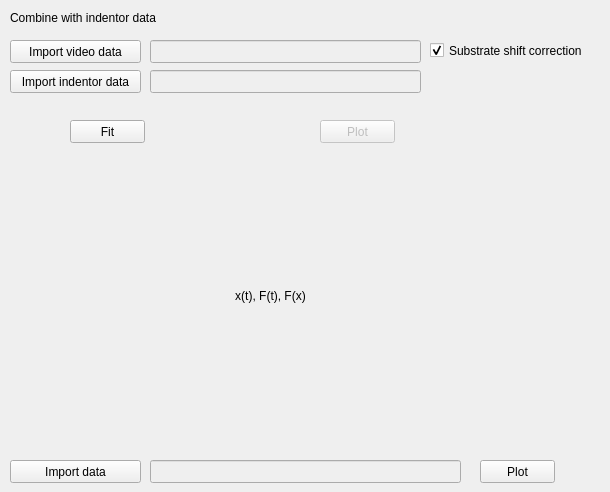
    <widget class="QWidget" name="tab3">
     <attribute name="title">
      <string>Comparison</string>
     </attribute>
     <widget class="QLabel" name="label_5">
      <property name="geometry">
       <rect>
        <x>10</x>
        <y>10</y>
        <width>171</width>
        <height>16</height>
       </rect>
      </property>
      <property name="text">
       <string>Combine with indentor data</string>
      </property>
     </widget>
     <widget class="QPushButton" name="pushButton_7">
      <property name="enabled">
       <bool>false</bool>
      </property>
      <property name="geometry">
       <rect>
        <x>320</x>
        <y>120</y>
        <width>75</width>
        <height>23</height>
       </rect>
      </property>
      <property name="text">
       <string>Plot</string>
      </property>
     </widget>
     <widget class="QPushButton" name="pushButton_3">
      <property name="geometry">
       <rect>
        <x>70</x>
        <y>120</y>
        <width>75</width>
        <height>23</height>
       </rect>
      </property>
      <property name="text">
       <string>Fit</string>
      </property>
     </widget>
     <widget class="QPushButton" name="button_video_data_import">
      <property name="geometry">
       <rect>
        <x>10</x>
        <y>40</y>
        <width>131</width>
        <height>23</height>
       </rect>
      </property>
      <property name="text">
       <string>Import video data</string>
      </property>
     </widget>
     <widget class="QPushButton" name="button_hys_data_import">
      <property name="geometry">
       <rect>
        <x>10</x>
        <y>70</y>
        <width>131</width>
        <height>23</height>
       </rect>
      </property>
      <property name="text">
       <string>Import indentor data</string>
      </property>
     </widget>
     <widget class="QLineEdit" name="lineEdit_video_data_import">
      <property name="enabled">
       <bool>false</bool>
      </property>
      <property name="geometry">
       <rect>
        <x>150</x>
        <y>40</y>
        <width>271</width>
        <height>23</height>
       </rect>
      </property>
     </widget>
     <widget class="QLineEdit" name="lineEdit_hys_data_import">
      <property name="enabled">
       <bool>false</bool>
      </property>
      <property name="geometry">
       <rect>
        <x>150</x>
        <y>70</y>
        <width>271</width>
        <height>23</height>
       </rect>
      </property>
     </widget>
     <widget class="QLabel" name="label_37">
      <property name="geometry">
       <rect>
        <x>40</x>
        <y>150</y>
        <width>461</width>
        <height>291</height>
       </rect>
      </property>
      <property name="text">
       <string>x(t), F(t), F(x)</string>
      </property>
      <property name="alignment">
       <set>Qt::AlignCenter</set>
      </property>
     </widget>
     <widget class="QCheckBox" name="corr_bckgr">
      <property name="geometry">
       <rect>
        <x>430</x>
        <y>40</y>
        <width>171</width>
        <height>21</height>
       </rect>
      </property>
      <property name="text">
       <string>Substrate shift correction</string>
      </property>
      <property name="checked">
       <bool>true</bool>
      </property>
     </widget>
     <widget class="QPushButton" name="pushButton_15">
      <property name="geometry">
       <rect>
        <x>480</x>
        <y>460</y>
        <width>75</width>
        <height>23</height>
       </rect>
      </property>
      <property name="text">
       <string>Plot</string>
      </property>
     </widget>
     <widget class="QLineEdit" name="lineEdit_video_data_import_2">
      <property name="enabled">
       <bool>false</bool>
      </property>
      <property name="geometry">
       <rect>
        <x>150</x>
        <y>460</y>
        <width>311</width>
        <height>23</height>
       </rect>
      </property>
     </widget>
     <widget class="QPushButton" name="button_old_data_import">
      <property name="geometry">
       <rect>
        <x>10</x>
        <y>460</y>
        <width>131</width>
        <height>23</height>
       </rect>
      </property>
      <property name="text">
       <string>Import data</string>
      </property>
     </widget>
    </widget>
